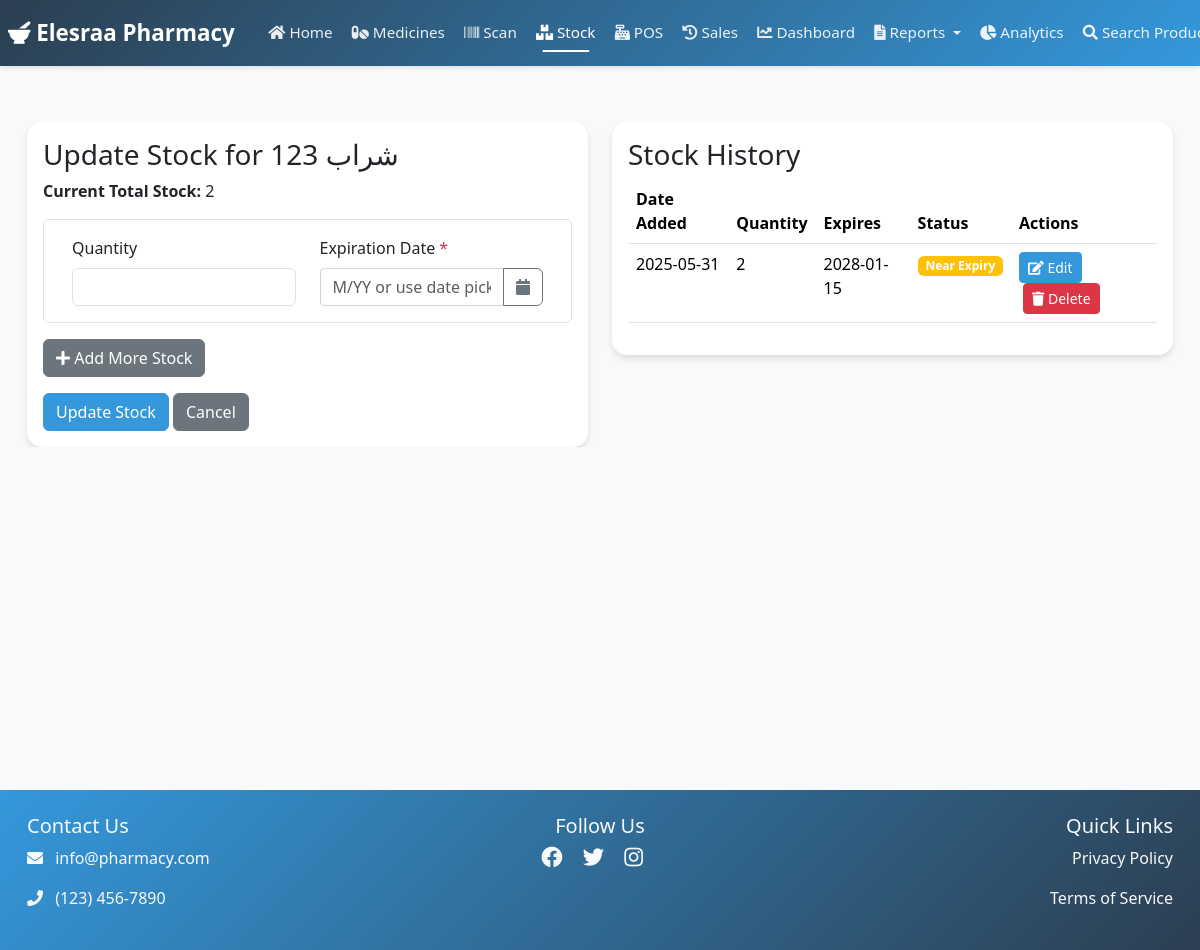
The app's page /stock/update/6221000000003/ (signed in) with its own data.
### pharmacy/models.py (models this page shows, shortened)
class Medicine(models.Model):
    CATEGORY_CHOICES = [
        ('OTC', 'Over The Counter'),
        ('PRE', 'Prescription'),
        ('SUP', 'Supplements'),
        ('COS', 'Cosmetics'),
    ]
    name = models.CharField(max_length=200)
    description = models.TextField()
    price = models.DecimalField(max_digits=10, decimal_places=2)
    purchase_price = models.DecimalField(
        max_digits=10,
        decimal_places=2,
        help_text="Cost price of the product"
    )
    stock = models.IntegerField(default=0)
    category = models.CharField(max_length=3, choices=CATEGORY_CHOICES)
    image = models.ImageField(upload_to='medicines/', null=True, blank=True)
    barcode = models.ImageField(upload_to='barcodes/', blank=True)
    barcode_number = models.CharField(max_length=13, unique=True)
    created_at = models.DateTimeField(auto_now_add=True)
    updated_at = models.DateTimeField(auto_now=True)
    is_active = models.BooleanField(default=True)
    reorder_level = models.IntegerField(default=10, help_text="Minimum stock level before reorder")
    strips_per_box = models.PositiveIntegerField(
        default=1,
        help_text="Number of strips per box"
    )
    can_sell_strips = models.BooleanField(
        default=True,
        help_text="Allow selling individual strips"
    )
    strip_price = models.DecimalField(
        max_digits=10,
        decimal_places=2,
        null=True,
        blank=True,
        help_text="Price per strip (optional - if not set, will be calculated from box price)"
    )
    class Meta:
        ordering = ['name']

class StockEntry(models.Model):
    medicine = models.ForeignKey(Medicine, on_delete=models.CASCADE, related_name='stock_entries')
    quantity = models.IntegerField()
    expiration_date = models.DateField(null=False, blank=False)
    created_at = models.DateTimeField(auto_now_add=True)
    class Meta:
        ordering = ['expiration_date']

### pharmacy/views.py (the view, shortened to what this page needs)
# urls.py: path('stock/update/<str:barcode>/', views.update_stock, name='update_stock'),
@login_required
def update_stock(request, barcode):
    medicine = get_object_or_404(Medicine, barcode_number=barcode)
    today = timezone.now().date()
    context = {
        'medicine': medicine,
        'stock_entries': medicine.stock_entries.all().order_by('-created_at'),
        'total_stock': medicine.stock,
        'today': today,
    }
    return render(request, 'pharmacy/update_stock.html', context)

### pharmacy/templates/pharmacy/update_stock.html (shortened to what this page needs)
{% extends 'pharmacy/base.html' %}
{% block content %}
<div class="container mt-4">
    <div class="row">
        <div class="col-md-6">
            <div class="card">
                <div class="card-body">
                    <h3>Update Stock for {{ medicine.name }}</h3>
                    <div class="mb-3">
                        <strong>Current Total Stock:</strong> {{ total_stock }}
                    </div>
                    <form method="post" id="stockForm">
                        <div id="stock-entries">
                            <div class="stock-entry mb-3 border p-3 rounded">
                                <div class="row">
                                    <div class="col-md-6">
                                        <label class="form-label">Quantity</label>
                                        <input type="number" name="quantity[]" class="form-control" min="1" required>
                                    </div>
                                    <div class="col-md-6">
                                        <label class="form-label">Expiration Date <span class="text-danger">*</span></label>
                                        <div class="input-group">
                                            <input type="text"
                                                   name="expiration_date_text[]"
                                                   class="form-control expiry-input"
                                                   placeholder="M/YY or use date picker"
                                                   pattern="^\d{1,2}/\d{2}$"
                                                   title="Enter date as M/YY (e.g. 2/28) or use the date picker">
                                            <button type="button" class="btn btn-outline-secondary toggle-picker">
                                                <i class="fas fa-calendar"></i>
                                            </button>
                                        </div>
                                    </div>
                                </div>
                            </div>
                        </div>
                        <div class="mb-3">
                            <button type="button" class="btn btn-secondary" id="add-more">
                                <i class="fas fa-plus"></i> Add More Stock
                            </button>
                        </div>
                        <div class="mt-3">
                            <button type="submit" class="btn btn-primary">Update Stock</button>
                            <a href="{% url 'pharmacy:stock_scan' %}" class="btn btn-secondary">Cancel</a>
                        </div>
                    </form>
                </div>
            </div>
        </div>
        <div class="col-md-6">
            <div class="card">
                <div class="card-body">
                    <h3>Stock History</h3>
                    <table class="table">
                        <thead>
                            <tr>
                                <th>Date Added</th>
                                <th>Quantity</th>
                                <th>Expires</th>
                                <th>Status</th>
                                <th>Actions</th>
                            </tr>
                        </thead>
                        <tbody>
                            {% for entry in stock_entries %}
                            <tr data-entry-id="{{ entry.id }}">
                                <td>{{ entry.created_at|date:"Y-m-d" }}</td>
                                <td class="stock-quantity">{{ entry.quantity }}</td>
                                <td>{{ entry.expiration_date|date:"Y-m-d" }}</td>
                                <td>
                                    {% if entry.expiration_date < today %}
                                        <span class="badge bg-danger">Expired</span>
                                    {% elif entry.expiration_date|timeuntil:today < '30 days' %}
                                        <span class="badge bg-warning">Near Expiry</span>
                                    {% else %}
                                        <span class="badge bg-success">Good</span>
                                    {% endif %}
                                </td>
                                <td>                                    <a href="{% url 'pharmacy:edit_stock_entry' entry.id %}"
                                       class="btn btn-sm btn-primary">
                                        <i class="fas fa-edit"></i> Edit
                                    </a>
                                    <button type="button"
                                            class="btn btn-sm btn-danger ms-1"
                                            data-bs-toggle="modal"
                                            data-bs-target="#deleteModal{{ entry.id }}">
                                        <i class="fas fa-trash"></i> Delete
                                    </button>
                                </td>
                            </tr>
                            {% endfor %}
                        </tbody>
                    </table>
                </div>
            </div>
        </div>
    </div>
</div>
{% endblock %}

### pharmacy/static/pharmacy/css/style.css (style rules this page uses)
:root { --primary-color: #2c3e50; --secondary-color: #3498db; }
html, body { overflow-x: hidden; width: 100%; margin: 0; padding: 0; font-family: 'Segoe UI', Tahoma, Geneva, Verdana, sans-serif; background-color: #f8f9fa; }
body { font-family: 'Segoe UI', Tahoma, Geneva, Verdana, sans-serif; background-color: #f8f9fa; }
.card { border: none; border-radius: 15px; box-shadow: 0 4px 6px rgba(0,0,0,0.1); transition: transform 0.3s ease; background-color: white; max-width: 100%; overflow: hidden; }
.btn-primary { background-color: var(--secondary-color); border-color: var(--secondary-color); }
.card { animation: fadeIn 0.5s ease-out; }
.container, .container-fluid { max-width: 100%; padding-right: 15px; padding-left: 15px; overflow-x: hidden; }
.row { margin-right: 0; margin-left: 0; }
.form-label { font-weight: 500; }
input[type="text"], input[type="password"] { width: 100%; padding: 0.375rem 0.75rem; font-size: 1rem; line-height: 1.5; color: #212529; background-color: #fff; border: 1px solid #ced4da; border-radius: 0.25rem; transition: border-color 0.15s ease-in-out, box-shadow 0.15s ease-in-out; }

### records on screen
Medicine: name "123 شراب"
StockEntry: created_at "2025-05-31", quantity "2", expiration_date "2028-01-15", shows "Near Expiry"

### other values on screen
{{ total_stock }} "2"
